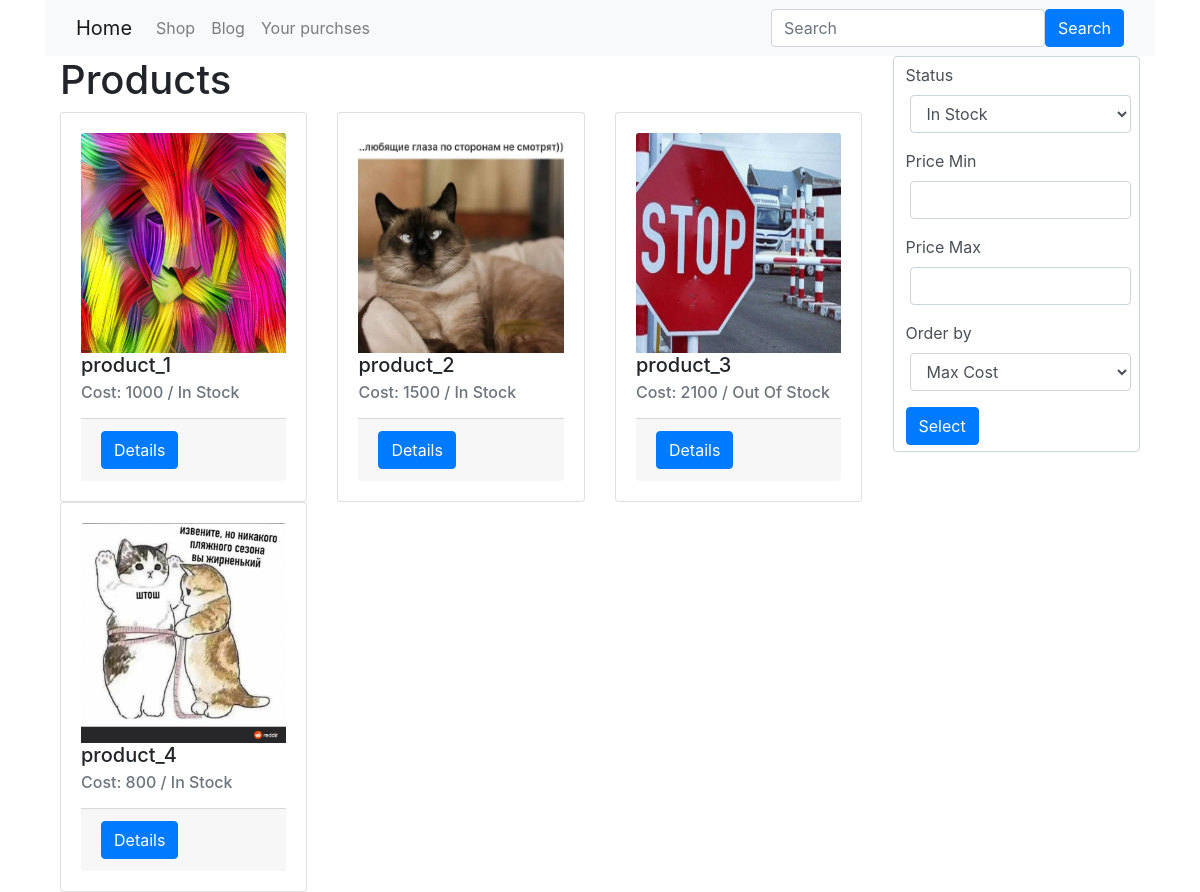
Before: / with the older database file.
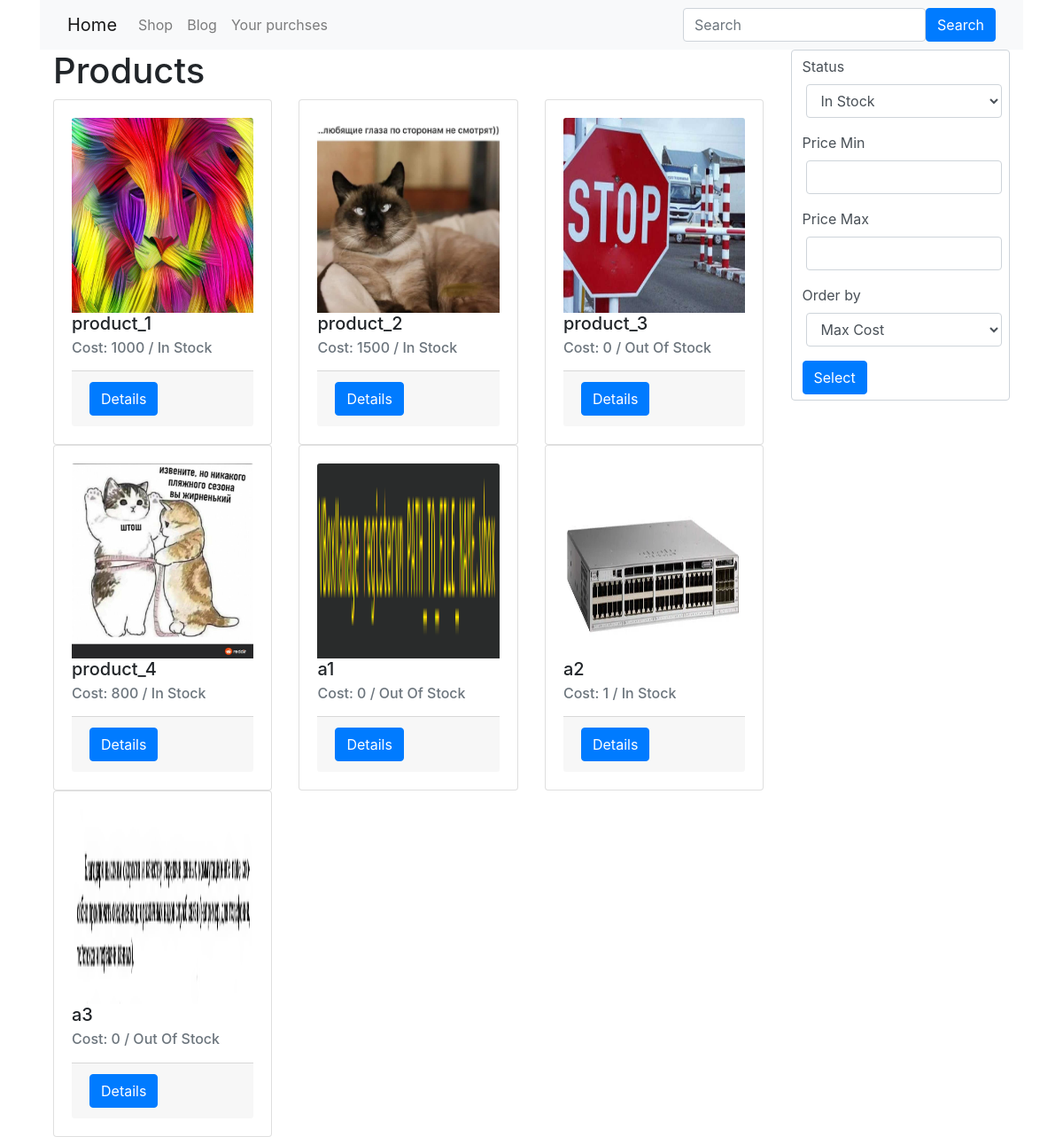
After: the same page with the newer database file.
### shop/models.py (models this page shows, shortened)
class Product(models.Model):
    title = models.CharField(max_length=200, default=True)
    cost = models.IntegerField(null=True)
    photo = models.ImageField(
        upload_to='images/%Y/%m/%d/', null=True)  # /%Y/%m/%d/ - creating dir for each day, when download image
    description = models.TextField(default="")
    status = models.CharField(
        max_length=100, choices=STATUS_CHOICES, default="IN_STOCK"
    )
    favorites = models.ManyToManyField(
        settings.AUTH_USER_MODEL, related_name="favorite_products"
    )
    price_byn = models.PositiveIntegerField(default=0)
    class Meta:
        verbose_name = "Product"
        verbose_name_plural = "Products"

### shop/views.py (the view)
# urls.py: path("", ProductViwe.as_view(), name="product"),
class ProductViwe(TemplateView):
    template_name = "product/product_list.html"
    def get_context_data(self, **kwargs):
        products = Product.objects.all()
        form = FormStatus(self.request.GET)
        if form.is_valid():
            products = product_filter(products, **form.cleaned_data)
        else:
            form = FormStatus()
        return {"products": products, "form": form}

### shop/forms.py
class FormStatus(forms.Form):
    status = forms.ChoiceField(
        choices=STATUS_CHOICES,
        widget=forms.Select(attrs={"class": "ml-1 mr-3"}),
        required=False,
    )
    cost__gt = forms.IntegerField(
        min_value=0,
        label="Price Min",
        widget=forms.TextInput(attrs={"class": "ml-1 mr-3"}),
        required=False,
    )
    cost__lt = forms.IntegerField(
        min_value=0,
        label="Price Max",
        widget=forms.TextInput(attrs={"class": "ml-1 mr-3"}),
        required=False,
    )
    order_by = forms.ChoiceField(
        choices=ORDER_BY_CHOICES,
        widget=forms.Select(attrs={"class": "ml-1 mr-3"}),
        required=False,
    )

### shop/services.py (called while the page is built, shortened)
def product_filter(products: QuerySet, cost__gt: int = None, cost__lt: int = None, status: str = None,
                   order_by: str = None,) -> QuerySet:
    if status == "IN_STOCK":
        products = products.filter(status=status)
    if status == "OUT_OF_STOCK":
        products = products.filter(status=status)
    if cost__gt:
        products = products.filter(cost__gt=cost__gt)
    if cost__lt:
        products = products.filter(cost__lt=cost__lt)
    return products

### templates/product/product_list.html (shortened to what this page needs)
{% extends "base.html" %}
{% load crispy_forms_tags %}
{% block content %}
<div class="container">
    <div class="row">
    <div class="col-lg-9">
    <div class="products">
      <h1>Products</h1>
      <div class="row">
        {% for product in products %}
          <div class="col-4">
            <div class="card h-100" >
              <div class="card-body">
                {% if product.photo %}
                  <img src="{{ product.photo.url }}" width="50" height="220" class="card-img-top" alt="">
                {% endif %}
                <h5 class="card-title">{{ product.title }}</h5>
                <h6 class="card-subtitle mb-2 text-muted">Cost: {{ product.cost }} / {{ product.get_status_display }}</h6>
              <div class="card-footer">
                <a href="{% url 'product_view' product.id %}" class="btn btn-primary">Details</a>
              </div>
              </div>
            </div>
          </div>
        {% endfor %}
      </div>
    </div>
    </div>
    <div class="col-lg-3">
     <div class="form-group">
            <form class="form-control">
                {{ form|crispy }}
                <button type="submit" class="btn btn-primary">Select</button>
            </form>
        </div>
        </div>
</div>
</div>
{% endblock %}

### templates/base.html (shortened to what this page needs)
<!DOCTYPE html>
<html lang="en">
<head>
    <link rel="stylesheet" href="https://maxcdn.bootstrapcdn.com/bootstrap/4.0.0/css/bootstrap.min.css">
</head>
<body>
<div class="container">
    <div class="row">
        <div class="col-lg-12">
        <nav class="navbar navbar-expand-lg navbar-light bg-light">
          <div class="container-fluid">
            <a class="navbar-brand" href="{% url 'product' %}">Home</a>
            <div class="collapse navbar-collapse" id="navbarSupportedContent">
              <ul class="navbar-nav me-auto mb-2 mb-lg-0">
                <li class="nav-item">
                  <a class="nav-link" href="{% url 'product' %}">Shop</a>
                </li>
                  <li class="nav-item">
                  <a class="nav-link" href="{% url 'post' %}">Blog</a>
                </li>
                  <li class="nav-item">
                      <a class="nav-link" href="{% url 'purchases' %}">Your purchses</a>
                  </li>
              </ul>
                </div>
              <form class="d-flex">
                    <input class="form-control me-2" type="search" placeholder="Search" aria-label="Search">
                    <button class="btn btn-primary" type="submit">Search</button>
              </form>
            </div>
          </div>
        </div>
</div>
  <div class="container">
  {% block content %}
   {% endblock %}
</div>
</body>
</html>

Changed rows visible on the page:
changed Product "product_3": cost "2100" → "0"
added Product: photo (picture), title "a1", cost "0", status "Out Of Stock"
added Product: photo (picture), title "a2", cost "1", status "In Stock"
added Product: photo (picture), title "a3", cost "0", status "Out Of Stock"
